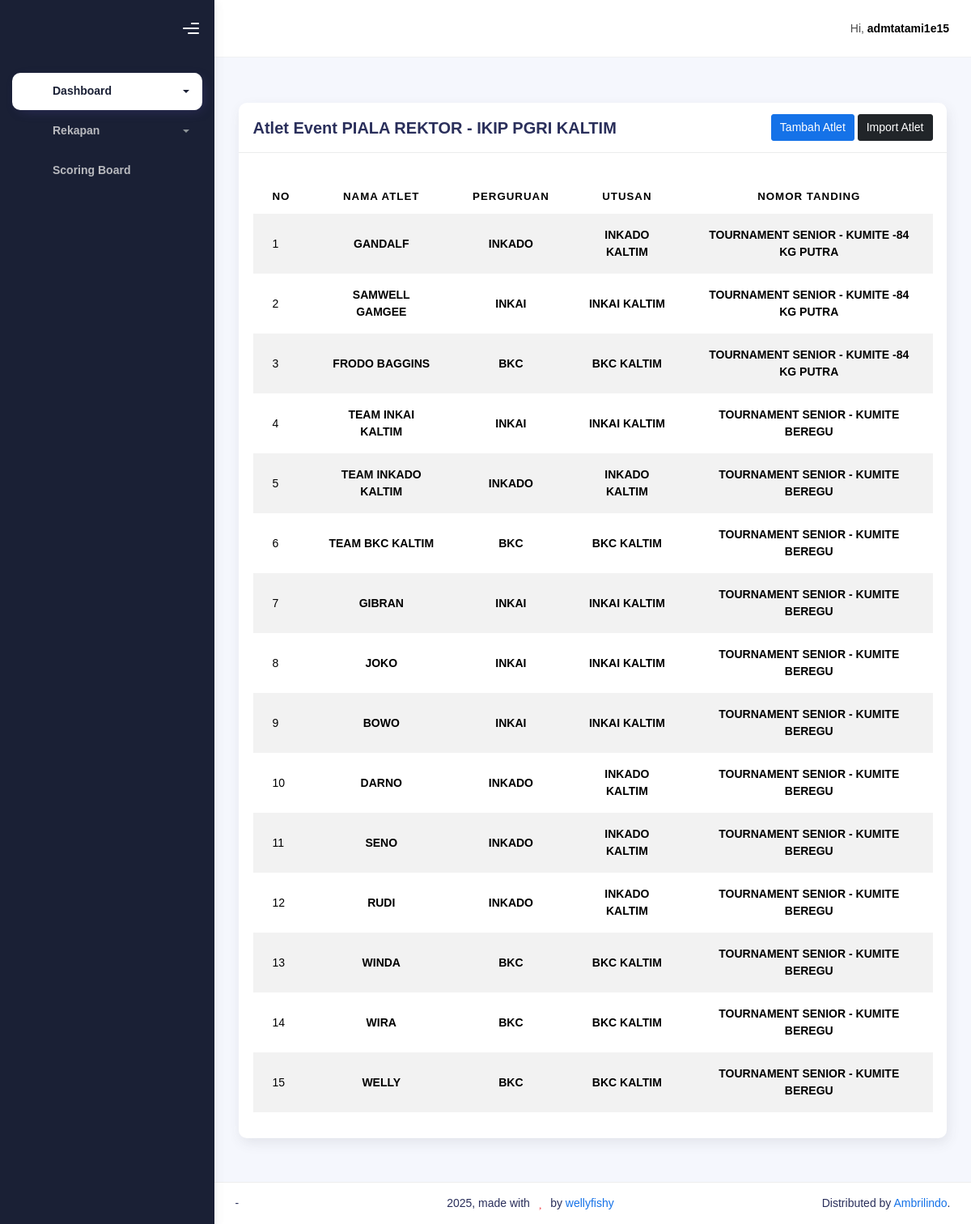
The page /admin-atlet/15 (signed in) on the database its author committed.
### backend/models.py (models this page shows, shortened)
class Event(models.Model):
    nama_event = models.CharField(max_length=150, null=True, blank=True)
    sedang_berjalan = models.BooleanField(default=False)

class Atlet(models.Model):
    event = models.ForeignKey(Event, null=True, blank=True, on_delete=models.CASCADE)
    nama_atlet = models.CharField(max_length=50, null=True, blank=True)
    perguruan = models.ForeignKey(Perguruan, null=True, blank=True, on_delete=models.SET_NULL)
    utusan = models.ForeignKey(Utusan, null=True, blank=True, on_delete=models.SET_NULL)
    nomor_tanding = models.ForeignKey(NomorTanding, null=True, blank=True, on_delete=models.SET_NULL)

class Perguruan(models.Model):
    event = models.ForeignKey(Event, null=True, blank=True, on_delete=models.CASCADE)
    nama_perguruan = models.CharField(max_length=50, null=True, blank=True)

class Utusan(models.Model):
    event = models.ForeignKey(Event, null=True, blank=True, on_delete=models.CASCADE)
    nama_utusan = models.CharField(max_length=50, null=True, blank=True)

class NomorTanding(models.Model):
    event = models.ForeignKey(Event, null=True, blank=True, on_delete=models.CASCADE)
    nama_nomor_tanding = models.CharField(max_length=50, null=True, blank=True)

### backend/views.py (the view, shortened to what this page needs)
# urls.py: path('admin-atlet/<int:event_pk>', admin_atlet, name="admin-atlet"),
def admin_atlet(request, event_pk):
    event = Event.objects.get(pk=event_pk)
    admin_tatami = AdminTatami.objects.filter(user=request.user, event=event).first()
    perguruans = Perguruan.objects.filter(event=event)
    utusans = Utusan.objects.filter(event=event)
    nomor_tandings = NomorTanding.objects.filter(event=event)
    atlets = Atlet.objects.filter(event=event).order_by('-pk')
    context = {
        'on': 'atlet',
        'event': event,
        'admin_tatami': admin_tatami,
        'atlets': atlets,
        'perguruans': perguruans,
        'utusans': utusans,
        'nomor_tandings': nomor_tandings,
    }
    return render(request, 'admin/atlet.html', context)

### backend/templates/admin/atlet.html (shortened to what this page needs)
{% extends "admin/base-dashboard.html" %} {% load static %}
{% block content %}
<div class="container">
    <div class="page-inner">
        <div class="page-header">
        </div>
        <div class="row">
            <div class="col-md-12">
                <div class="card">
                    <div class="card-header" style="display: flex; justify-content: space-between; align-items: center;">
                        <div class="card-title" style="margin-right: 10px;">Atlet Event {{ event.nama_event }}</div>
                        <div>
                            <a href="" class="btn btn-primary" style="font-size: inherit; padding: 5px 10px;" data-bs-toggle="modal" data-bs-target="#tambahAtletModal">Tambah Atlet</a>
                            <a href="#" class="btn btn-dark" style="font-size: inherit; padding: 5px 10px;" data-bs-toggle="modal" data-bs-target="#importAtletModal">Import Atlet</a>
                        </div>
                    </div>
                    <div class="card-body">
                        <table class="table table-striped mt-3">
                        <thead>
                            <tr>
                            <th scope="col" style="text-align: center;">No</th>
                            <th scope="col" style="text-align: center;">Nama Atlet</th>
                            <th scope="col" style="text-align: center;">Perguruan</th>
                            <th scope="col" style="text-align: center;">Utusan</th>
                            <th scope="col" style="text-align: center;">Nomor Tanding</th>
                            </tr>
                        </thead>
                        <tbody>
                            {% for atlet in atlets %}
                            <tr>
                                <td>{{ forloop.counter }}</td>
                                <td style="text-align: center;"><b>{{ atlet.nama_atlet }}</b></td>
                                <td style="text-align: center;"><b>{{ atlet.perguruan.nama_perguruan }}</b></td>
                                <td style="text-align: center;"><b>{{ atlet.utusan.nama_utusan }}</b></td>
                                <td style="text-align: center;"><b>{{ atlet.nomor_tanding.nama_nomor_tanding }}</b></td>
                            </tr>
                            {% endfor %}
                        </tbody>
                        </table>
                    </div>
                </div>
            </div>
        </div>
    </div>
</div>
{% endblock content %}

### backend/templates/admin/base-dashboard.html (shortened to what this page needs)
{% load static %}
<!DOCTYPE html>
<html lang="en">
  <head>
    <link rel="stylesheet" href="{% static 'css/bootstrap.min.css' %}" />
    <link rel="stylesheet" href="{% static 'css/plugins.min.css' %}" />
    <link rel="stylesheet" href="{% static 'css/ambrilindo.min.css' %}" />
    <link rel="stylesheet" href="{% static 'icons/fontawesome-free/css/all.min.css' %}" />
    <link href="{% static 'select2/dist/css/select2.min.css' %}" rel="stylesheet">
  </head>
  <body>
    <div class="wrapper">
      <div class="sidebar sidebar-style-2" data-background-color="dark">
        <div class="sidebar-logo">
          <div class="logo-header" data-background-color="dark">
            <div class="nav-toggle">
              <button class="btn btn-toggle toggle-sidebar">
                <i class="gg-menu-right"></i>
              </button>
            </div>
          </div>
        </div>
        <div class="sidebar-wrapper scrollbar scrollbar-inner">
          <div class="sidebar-content">
            <ul class="nav nav-secondary">
              <li class="nav-item {% if on == 'utama' or on == 'atlet' or on == 'tatami' or on == 'nomor-tanding' %}active{% endif %}">
                <a data-bs-toggle="collapse" href="#dashboard" class="collapsed" aria-expanded="false">
                  <i class="fas fa-home"></i>
                  <p>Dashboard</p>
                  <span class="caret"></span>
                </a>
              </li>
              <li class="nav-item {% if on == 'utusan' or on == 'perguruan' or on == 'rekapan' or on == 'roster-counter' %}active{% endif %}">
                <a data-bs-toggle="collapse" href="#rekapan" class="collapsed" aria-expanded="false">
                  <i class="fas fa-book"></i>
                  <p>Rekapan</p>
                  <span class="caret"></span>
                </a>
              </li>
              {% if admin_tatami %}
              <li class="nav-item">
                <a href="#" onclick="openFullscreenWindow('{% url 'scoring-board' tatami_pk=admin_tatami.tatami.pk %}'); return false;">
                  <i class="fas fa-braille"></i>
                  <p>Scoring Board</p>
                </a>
              </li>
              {% endif %}
            </ul>
          </div>
        </div>
      </div>
      <div class="main-panel">
        <div class="main-header">
          <nav class="navbar navbar-header navbar-header-transparent navbar-expand-lg border-bottom">
            <div class="container-fluid">
              <ul class="navbar-nav topbar-nav ms-md-auto align-items-center">
                <li class="nav-item topbar-user dropdown hidden-caret">
                  <a class="dropdown-toggle profile-pic" data-bs-toggle="dropdown" href="#" aria-expanded="false">
                    <span class="profile-username">
                      <span class="op-7">Hi,</span>
                      <span class="fw-bold">{{ request.user }}</span>
                    </span>
                  </a>
                </li>
              </ul>
            </div>
          </nav>
        </div>
        {% block content %}{% endblock content %}
      <footer class="footer">
          <div class="container-fluid d-flex justify-content-between">
            <nav class="pull-left">
              <ul class="nav">
                <li class="nav-item">
                  -
                </li>
              </ul>
            </nav>
            <div class="copyright">
              2025, made with <i class="fa fa-heart heart text-danger"></i> by
              <a href="">wellyfishy</a>
            </div>
            <div>
              Distributed by
              <a target="_blank" href="">Ambrilindo</a>.
            </div>
          </div>
        </footer>
      </div>
    </div>
  </body>
</html>

### rows shown on the page
Event: nama_event "PIALA REKTOR - IKIP PGRI KALTIM"
Atlet: nama_atlet "GANDALF", perguruan.nama_perguruan "INKADO", utusan.nama_utusan "INKADO KALTIM", nomor_tanding.nama_nomor_tanding "TOURNAMENT SENIOR - KUMITE -84 KG PUTRA"
Atlet: nama_atlet "SAMWELL GAMGEE", perguruan.nama_perguruan "INKAI", utusan.nama_utusan "INKAI KALTIM", nomor_tanding.nama_nomor_tanding "TOURNAMENT SENIOR - KUMITE -84 KG PUTRA"
Atlet: nama_atlet "FRODO BAGGINS", perguruan.nama_perguruan "BKC", utusan.nama_utusan "BKC KALTIM", nomor_tanding.nama_nomor_tanding "TOURNAMENT SENIOR - KUMITE -84 KG PUTRA"
Atlet: nama_atlet "TEAM INKAI KALTIM", perguruan.nama_perguruan "INKAI", utusan.nama_utusan "INKAI KALTIM", nomor_tanding.nama_nomor_tanding "TOURNAMENT SENIOR - KUMITE BEREGU"
Atlet: nama_atlet "TEAM INKADO KALTIM", perguruan.nama_perguruan "INKADO", utusan.nama_utusan "INKADO KALTIM", nomor_tanding.nama_nomor_tanding "TOURNAMENT SENIOR - KUMITE BEREGU"
Atlet: nama_atlet "TEAM BKC KALTIM", perguruan.nama_perguruan "BKC", utusan.nama_utusan "BKC KALTIM", nomor_tanding.nama_nomor_tanding "TOURNAMENT SENIOR - KUMITE BEREGU"
Atlet: nama_atlet "GIBRAN", perguruan.nama_perguruan "INKAI", utusan.nama_utusan "INKAI KALTIM", nomor_tanding.nama_nomor_tanding "TOURNAMENT SENIOR - KUMITE BEREGU"
Atlet: nama_atlet "JOKO", perguruan.nama_perguruan "INKAI", utusan.nama_utusan "INKAI KALTIM", nomor_tanding.nama_nomor_tanding "TOURNAMENT SENIOR - KUMITE BEREGU"
Atlet: nama_atlet "BOWO", perguruan.nama_perguruan "INKAI", utusan.nama_utusan "INKAI KALTIM", nomor_tanding.nama_nomor_tanding "TOURNAMENT SENIOR - KUMITE BEREGU"
Atlet: nama_atlet "DARNO", perguruan.nama_perguruan "INKADO", utusan.nama_utusan "INKADO KALTIM", nomor_tanding.nama_nomor_tanding "TOURNAMENT SENIOR - KUMITE BEREGU"
Atlet: nama_atlet "SENO", perguruan.nama_perguruan "INKADO", utusan.nama_utusan "INKADO KALTIM", nomor_tanding.nama_nomor_tanding "TOURNAMENT SENIOR - KUMITE BEREGU"
Atlet: nama_atlet "RUDI", perguruan.nama_perguruan "INKADO", utusan.nama_utusan "INKADO KALTIM", nomor_tanding.nama_nomor_tanding "TOURNAMENT SENIOR - KUMITE BEREGU"
Atlet: nama_atlet "WINDA", perguruan.nama_perguruan "BKC", utusan.nama_utusan "BKC KALTIM", nomor_tanding.nama_nomor_tanding "TOURNAMENT SENIOR - KUMITE BEREGU"
Atlet: nama_atlet "WIRA", perguruan.nama_perguruan "BKC", utusan.nama_utusan "BKC KALTIM", nomor_tanding.nama_nomor_tanding "TOURNAMENT SENIOR - KUMITE BEREGU"
Atlet: nama_atlet "WELLY", perguruan.nama_perguruan "BKC", utusan.nama_utusan "BKC KALTIM", nomor_tanding.nama_nomor_tanding "TOURNAMENT SENIOR - KUMITE BEREGU"

### other values the page prints
{{ request.user }} "admtatami1e15"
